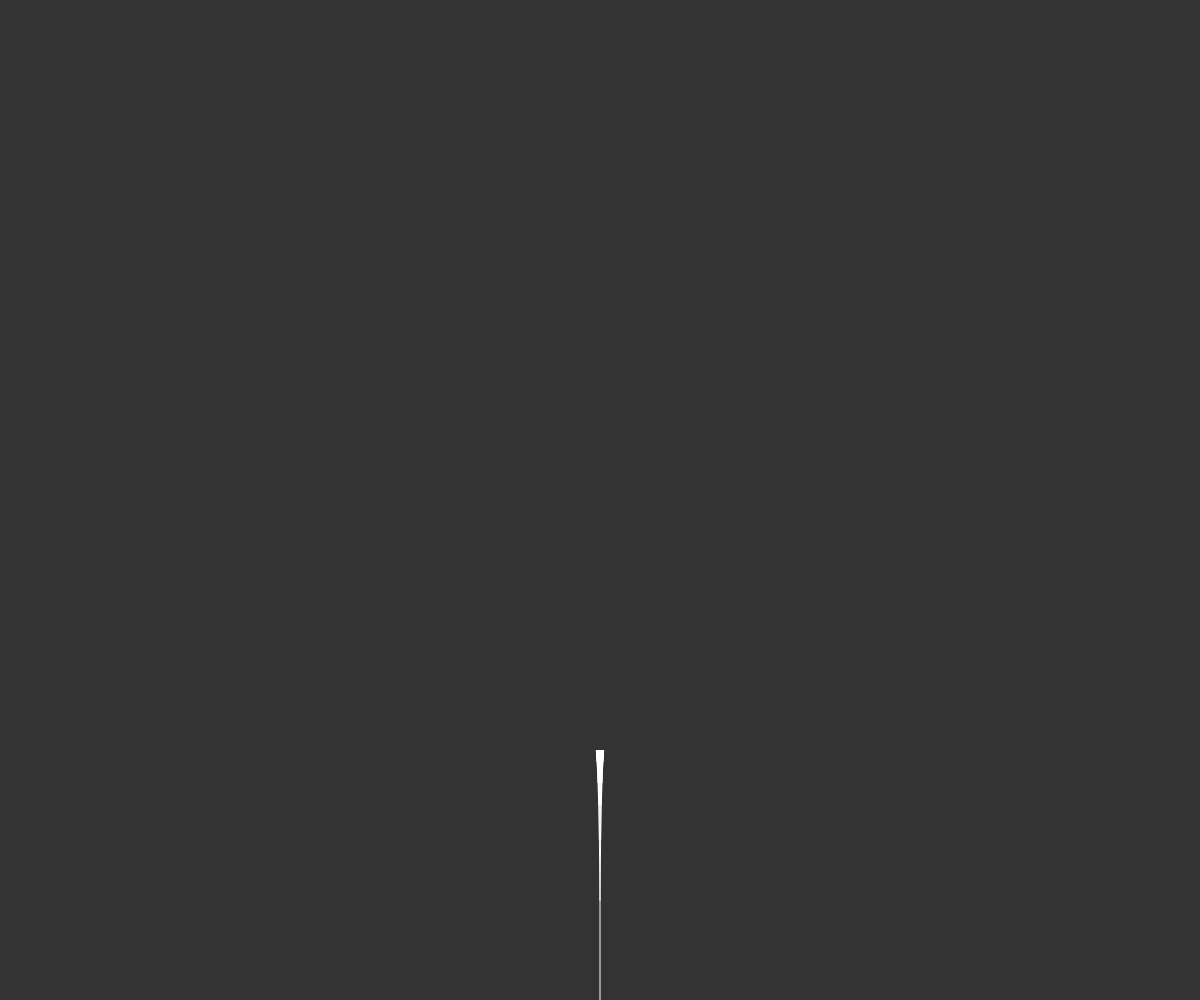
Frame 1 (no input)
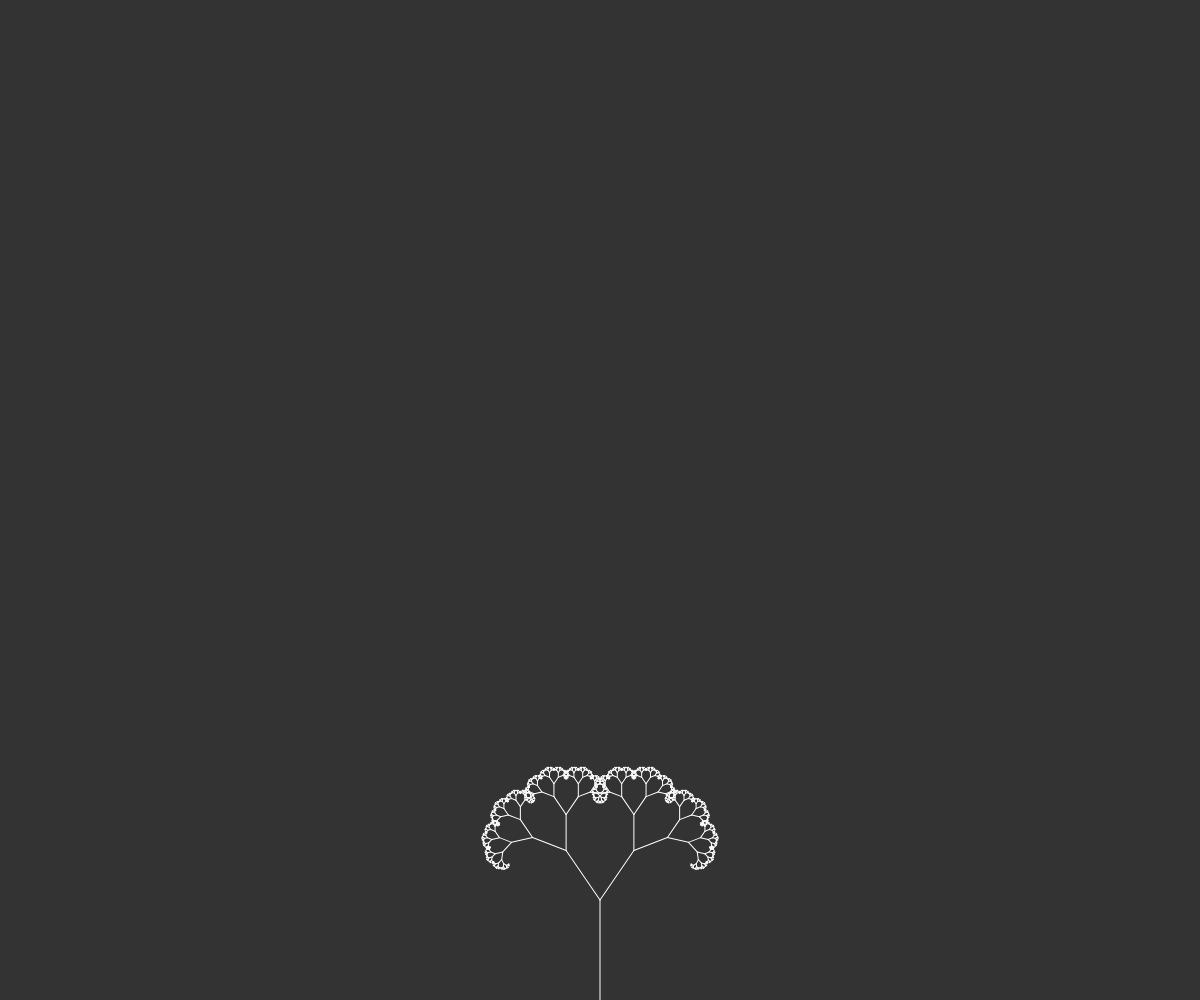
Frame 60 (no input)
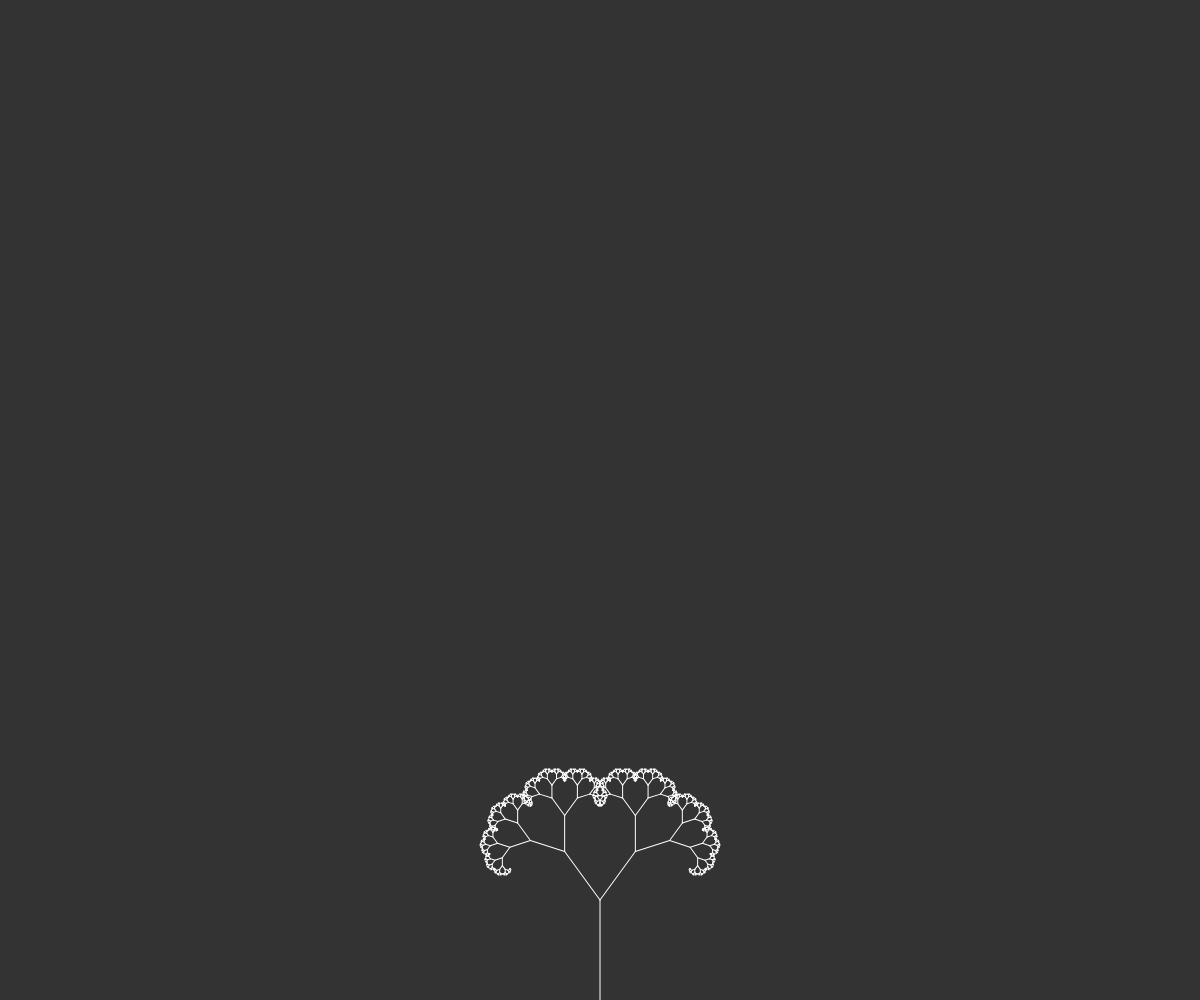
Frame 120 (the mouse pressed at the canvas centre since frame 60)

The p5.js sketch that drew these frames (run headless with seeded random() and noise() and a simulated clock; from frame 60 on, the mouse is pressed at the canvas centre):

// p5.js sketch
// ── sketch.js

var angle = 0;

// var slider;
function setup() {
  createCanvas(innerWidth, innerHeight);
  // slider = createSlider(0, TWO_PI, PI / 4, 0.01)
}
function draw() {
  background(51);
  // angle = slider.value();
if(angle < PI/5){
  angle +=0.01;
}
  stroke(255);
  translate(width/2, height);
  branch(100);

}

function branch(arg){
  line(0, 0, 0,-arg);
  translate(0, -arg)
  if(arg > 1){
    push();
    rotate(angle);
    branch(arg*0.6);
    pop();
    push();
    rotate(-angle);
    branch(arg*0.6);
    pop();
  }

}

// ── style.css
html, body{
  margin: 0;
  overflow: hidden;

}
.p {
  position: absolute;
  font-family: monospace;
  color: white;
  background: grey;
  font-size: 10px;
  left: 5%;
  top: 20%;;
  width: 20vw;
  border: 10px solid grey;
  border-radius: 5% 5% 25px 5%;

}

h1 {
  position: absolute;
  font-family: monospace;
  color: white;
  transform: translateX(-50%);
  left: 50vw;


}
.left {
  position: absolute;
  height: 100%;
  transform: translateX(-50%);
   left: 100%;
  background-color: rgb(221, 216, 216);
  transition: 1s all ease-out;
  visibility: hidden;
}

.left:hover{
  width: 50%;
  visibility: visible;

}

canvas{
margin: 0;

}
